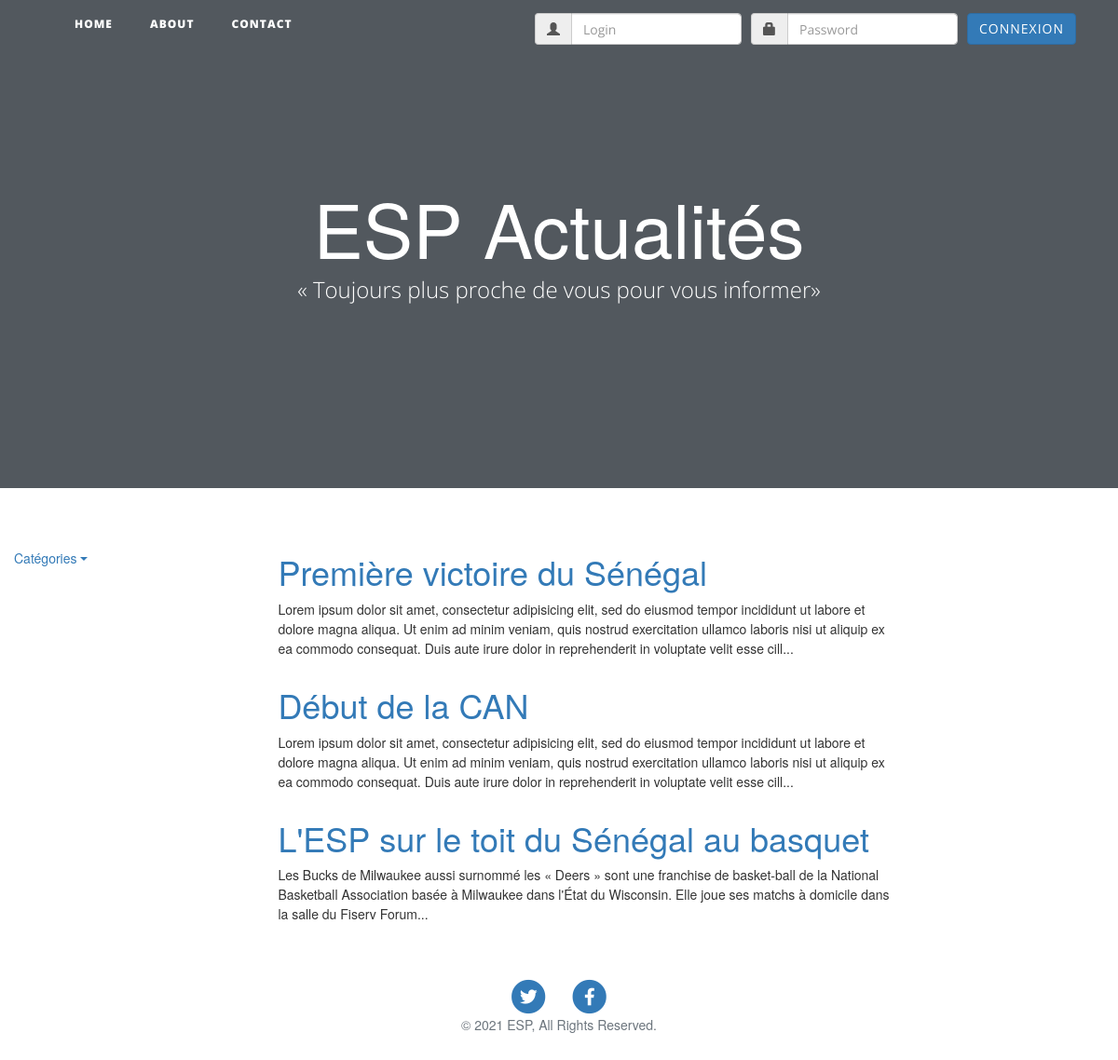
Page /BloPost/index.php?action=categorie&id=1 on the committed database.
### tables this page shows
CREATE TABLE IF NOT EXISTS `article` (
  `id` int(11) NOT NULL AUTO_INCREMENT,
  `titre` varchar(255) DEFAULT NULL,
  `contenu` text,
  `dateCreation` datetime DEFAULT CURRENT_TIMESTAMP,
  `dateModification` datetime DEFAULT CURRENT_TIMESTAMP,
  `categorie` int(11) DEFAULT NULL,
  PRIMARY KEY (`id`),
  KEY `fk_categorie_article` (`categorie`)
);

### BloPost/controleur/Controller.php (called while the page is built, shortened)
<?php
	require_once 'modele/dao/ArticleDao.php';
	class Controller
	{
		public function showCategorie($id)
		{
			$articleDao = new ArticleDao();
			$articles = $articleDao->getByCategoryId($id);
			require_once 'vue/accueil.php';
		}
	}
?>

### BloPost/modele/dao/ConnexionManager.php (called while the page is built)
<?php
	class ConnexionManager
	{
		private static $bdd;
		public static function getInstance()
		{
			if (self::$bdd === null)
			{
				try
				{
					self::$bdd = new PDO('mysql:host=localhost;dbname=blogpost;charset=utf8', 'root', '');
				}
				catch (Exception $e)
				{
					echo "Erreur de connexion à la base de données : ".$e->getMessage();
					self::$bdd = null;
				}
			}
			return self::$bdd;
		}
	}
?>

### BloPost/modele/dao/ArticleDao.php (called while the page is built, shortened)
<?php
	require_once 'ConnexionManager.php';
	class ArticleDao
	{
		private $bdd;
		public function __construct()
		{
			$this->bdd = (new ConnexionManager)->getInstance();
		}
		public function getByCategoryId($id)
		{
			$data = $this->bdd->query('SELECT * FROM article WHERE categorie = '.$id);
			return $data->fetchAll(PDO::FETCH_CLASS, 'Categorie');
		}
	}
?>

### BloPost/vue/inclusion/menu.php (the view, shortened to what this page needs)
<ul class="nav navbar-nav">
   <li class="dropdown">
     <a href="#" class="dropdown-toggle" data-toggle="dropdown">Catégories</a>
   </li>
 </ul>

### BloPost/vue/accueil.php
<?php
require_once 'inclusion/entete.php';
require_once 'inclusion/menu.php';
?>
<div class="container" id="contenu">
  <div class="row">
    <?php if (!empty($articles)) : ?>
      <?php foreach ($articles as $article) : ?>
        <div class="col-lg-8 col-md-10 mx-auto">
          <h1><a href="index.php?action=article&id=<?= $article->id ?>"><?= $article->titre ?></a></h1>
          <p><?= substr($article->contenu, 0, 300) . '...' ?></p>
        </div>
      <?php endforeach ?>
    <?php else : ?>
      <div class="message">Aucun article trouvé</div>
    <?php endif ?>
  </div>
</div>
<?php require_once 'inclusion/bas.php';
?>

### rows in the picture
article: titre "Première victoire du Sénégal", contenu "Lorem ipsum dolor sit amet, consectetur adipisicing elit, sed do eiusmod tempor incididunt ut labore et dolore magna aliqua. Ut enim ad minim veniam, quis nostrud exercitation ullamco laboris nisi ut aliquip ex ea commodo consequat. Duis aute irure dolor in reprehenderit in voluptate velit esse cill"
article: titre "Début de la CAN", contenu "Lorem ipsum dolor sit amet, consectetur adipisicing elit, sed do eiusmod tempor incididunt ut labore et dolore magna aliqua. Ut enim ad minim veniam, quis nostrud exercitation ullamco laboris nisi ut aliquip ex ea commodo consequat. Duis aute irure dolor in reprehenderit in voluptate velit esse cill"
article: titre "L'ESP sur le toit du Sénégal au basquet", contenu "Les Bucks de Milwaukee aussi surnommé les « Deers » sont une franchise de basket-ball de la National Basketball Association basée à Milwaukee dans l'État du Wisconsin. Elle joue ses matchs à domicile dans la salle du Fiserv Forum"
